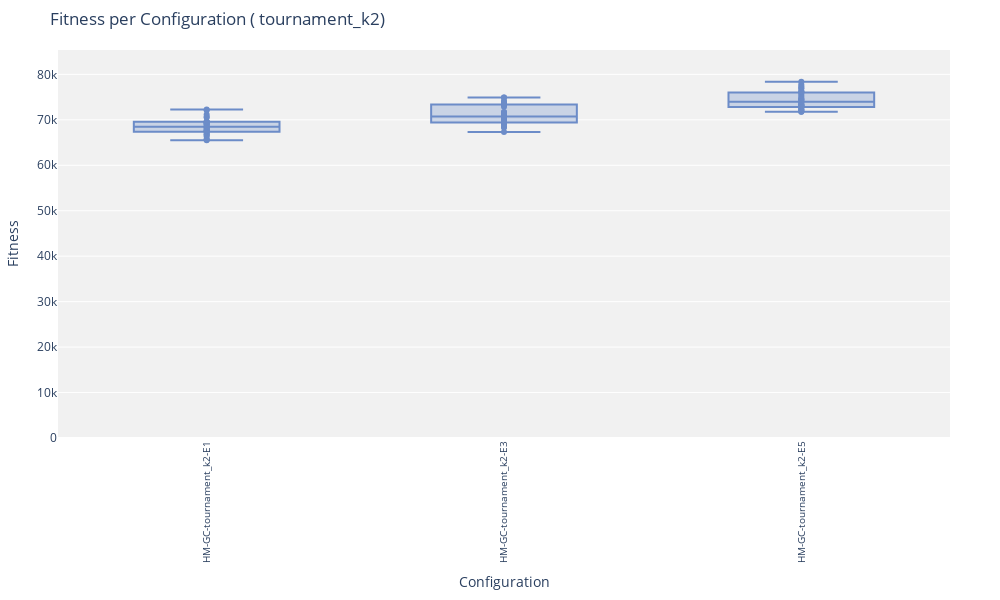
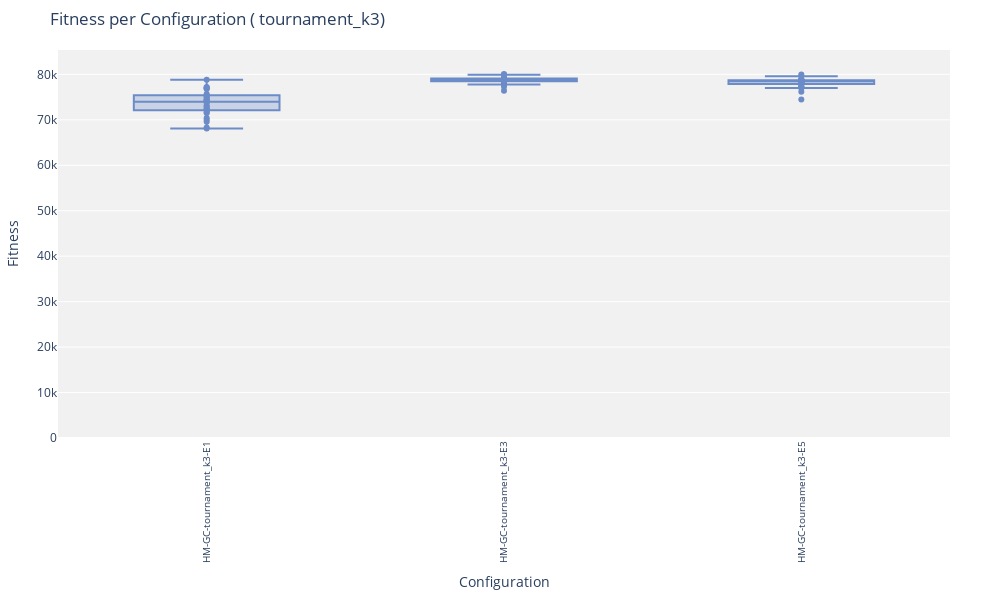
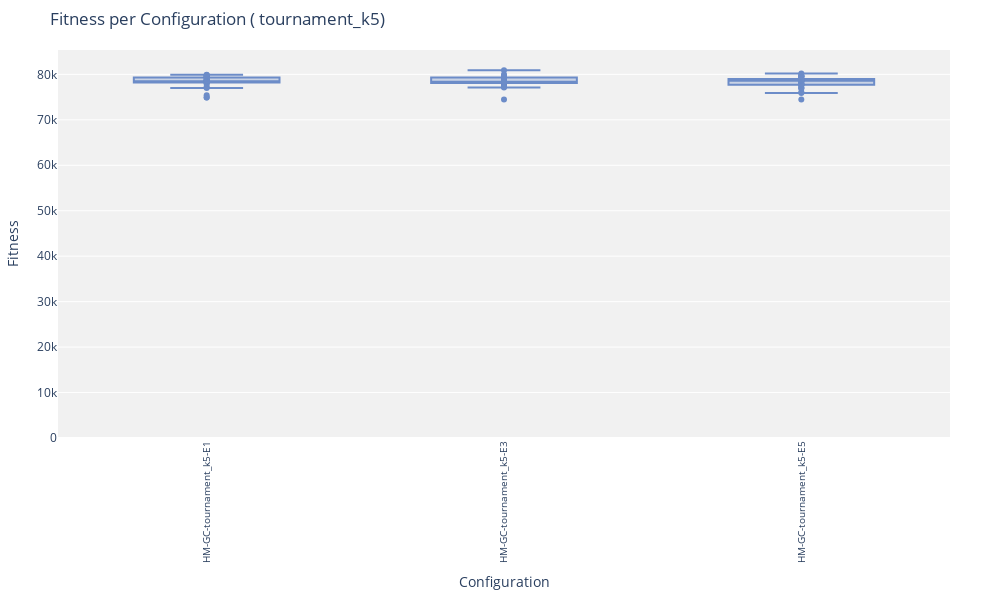
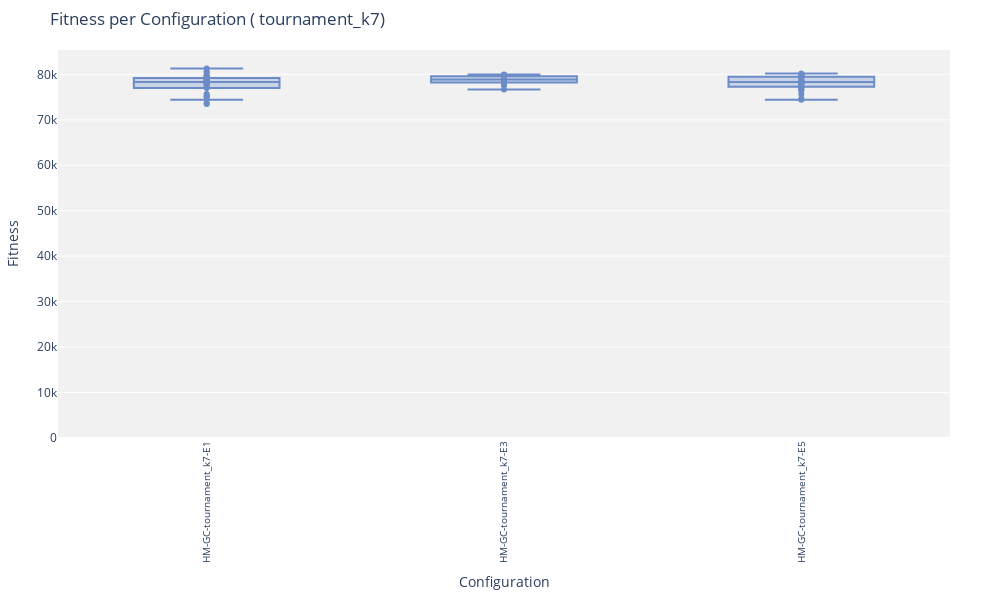

The notebook cell saved with these charts, in order:
### Code cell
combs_boxplots_per_selection(comb_last_gen_fitness_per_run2)
